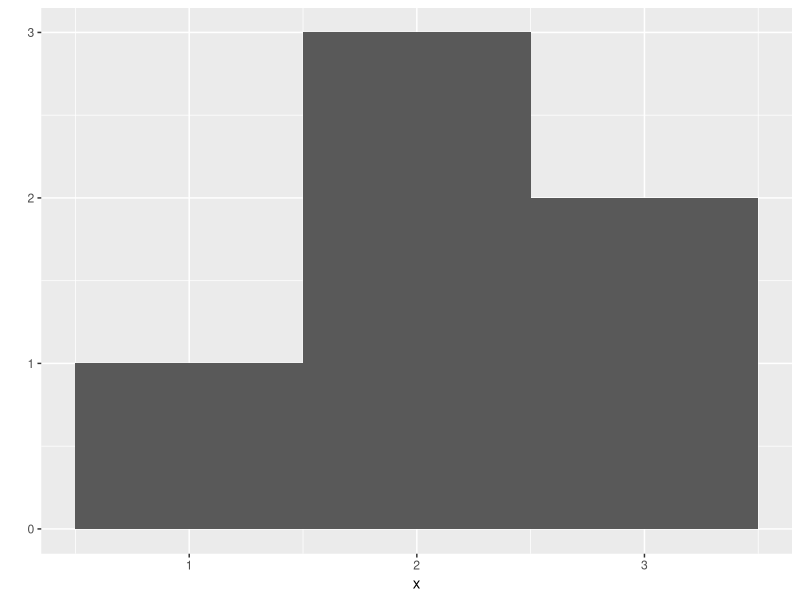
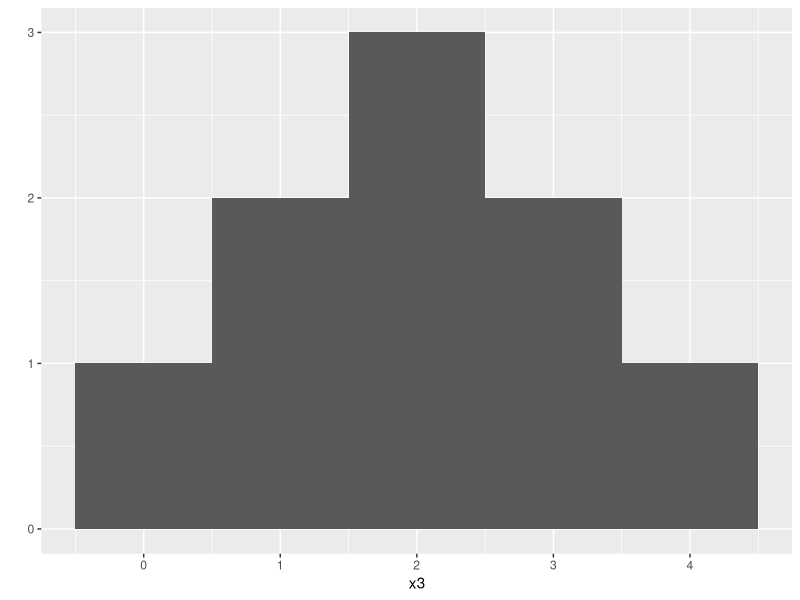

These charts were generated, in order, by the following R code:
library(ggplot2)

x <- c(1, 2, 2, 2, 3, 3)
qplot(x, binwidth = 1)

x3 <- c(0, 1, 1, 2, 2, 2, 3, 3, 4)
qplot(x3, binwidth = 1)